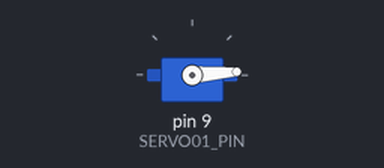
This sketch was run on a simulated Arduino Uno, built with avr-gcc and run on an emulated ATmega328P. On the bench: servo. At 5.5 s the program stops and its outputs stay as they are.

Above: at 0.15 s.
At 1.35 s:
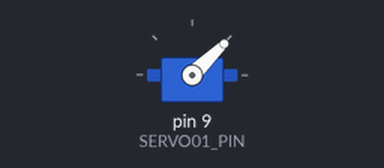
At 2.85 s:
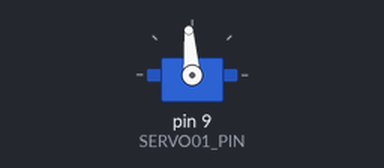
At 5.5 s:
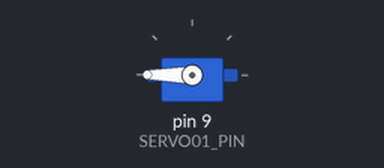
Timing chart, 0 to 7.0 s (numbered marks = the images above):
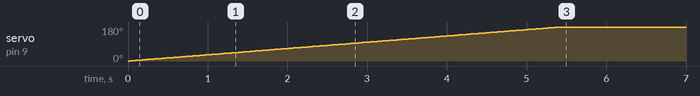

Measured:
- by itself, servo on pin 9 (SERVO01_PIN): moves from 0° to 180° over 5.4 s

The sketch:

arduino030520241649.ino
```cpp
#include <Servo.h>

#define SERVO01_PIN 9
#define DELAY_SERVO 30
Servo servo1;
int pos = 0;
void setup()
{
  // put your setup code here, to run once:
  servo1.attach(SERVO01_PIN);
}

void loop()
{
  // put your main code here, to run repeatedly:
for (pos = 0; pos <= 180; pos += 1)
  {
  servo1.write(pos);
  delay(DELAY_SERVO);
  }
for (pos = 180; pos <= 180; pos - 1)
  {
  servo1.write(pos);
  delay(DELAY_SERVO);
  }
}
```
